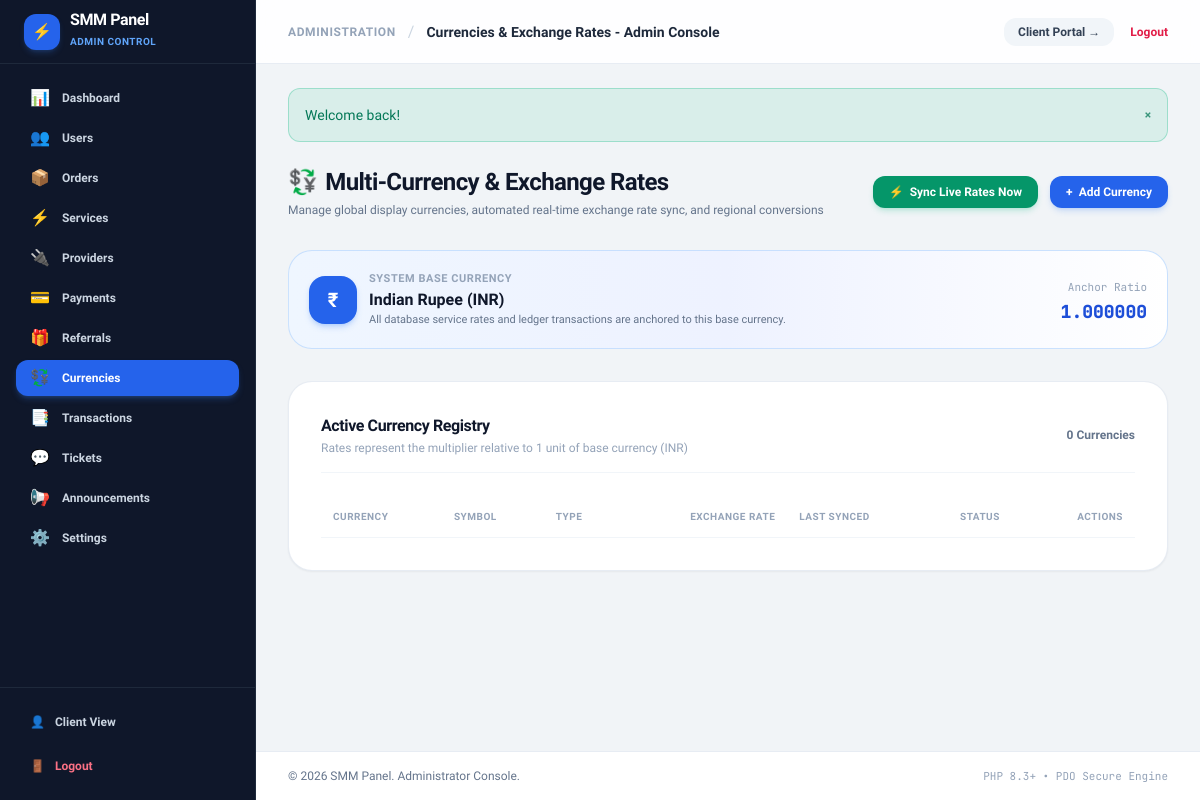
Before: /admin/currencies.php (signed in) with the older database file.
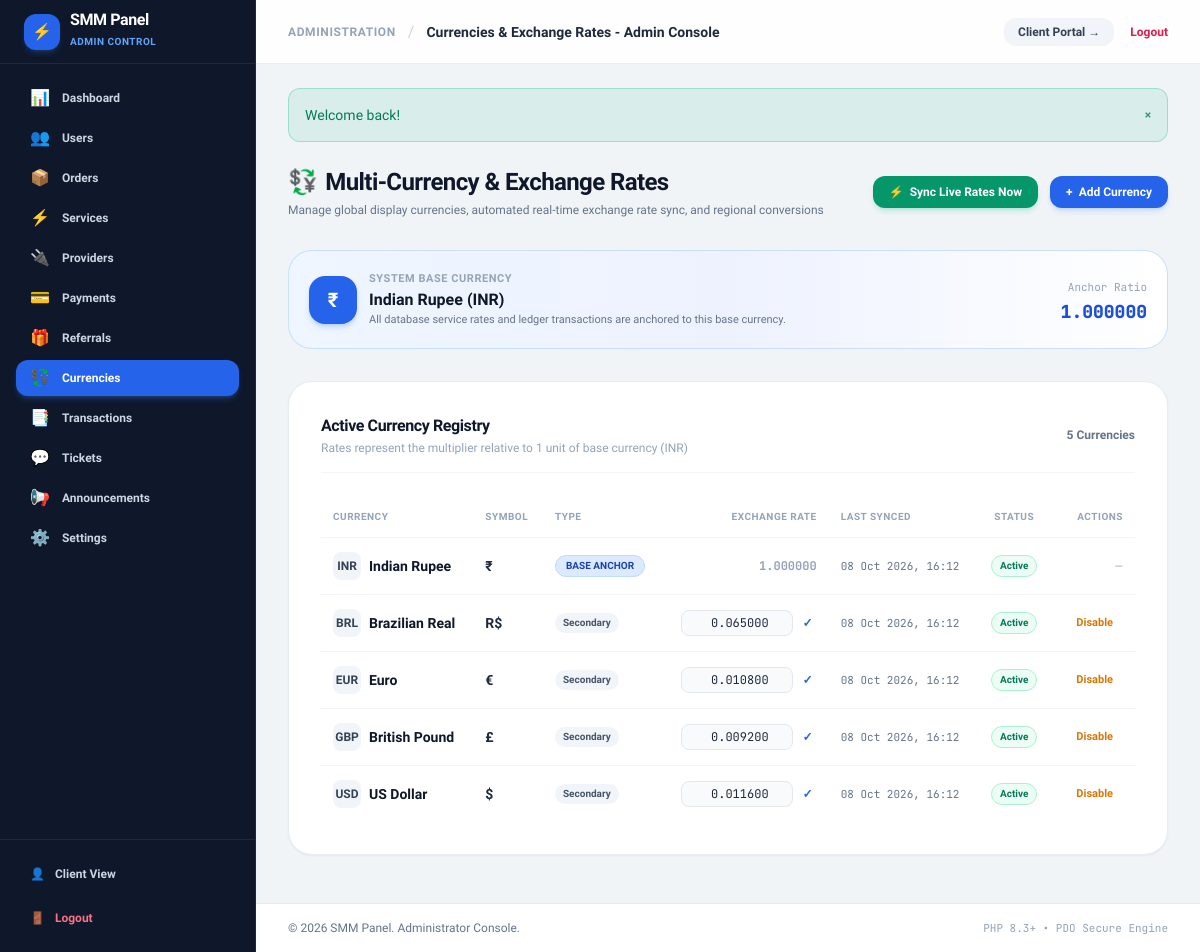
After: the same page with the newer database file.
### tables this page shows
CREATE TABLE `currencies` (
  `id` INT UNSIGNED AUTO_INCREMENT PRIMARY KEY,
  `code` VARCHAR(10) NOT NULL UNIQUE,
  `symbol` VARCHAR(10) NOT NULL,
  `name` VARCHAR(50) NOT NULL,
  `exchange_rate` DECIMAL(14, 6) NOT NULL DEFAULT 1.000000,
  `is_base` TINYINT(1) NOT NULL DEFAULT 0,
  `status` ENUM('active', 'inactive') NOT NULL DEFAULT 'active',
  `created_at` TIMESTAMP DEFAULT CURRENT_TIMESTAMP,
  `updated_at` TIMESTAMP DEFAULT CURRENT_TIMESTAMP ON UPDATE CURRENT_TIMESTAMP,
  INDEX `idx_currency_code` (`code`)
);

### includes/functions.php (called while the page is built, shortened)
<?php
function e(?string $string): string {
    return htmlspecialchars((string)$string, ENT_QUOTES, 'UTF-8');
}
    ?>

### admin/currencies.php (the view, shortened to what the rows shown need)
<?php
require_once __DIR__ . '/../includes/functions.php';
$db = Database::getConnection();
$currencies = $db->query("SELECT * FROM currencies ORDER BY is_base DESC, code ASC")->fetchAll();
$baseCurrency = null;
foreach ($currencies as $c) {
    if (!empty($c['is_base'])) {
        $baseCurrency = $c;
        break;
    }
}
require_once __DIR__ . '/../includes/header.php';
?>
<div class="max-w-6xl mx-auto my-6 space-y-8">
    <div class="flex flex-col sm:flex-row sm:items-center justify-between gap-4">
        <div>
            <h1 class="text-2xl font-black text-slate-900 tracking-tight flex items-center gap-2">
                <span>💱</span> Multi-Currency &amp; Exchange Rates
            </h1>
        </div>
    </div>
    <div class="p-5 rounded-3xl bg-gradient-to-r from-blue-50 via-indigo-50 to-white border border-blue-200/80 shadow-xs flex flex-col sm:flex-row sm:items-center justify-between gap-4">
        <div class="flex items-center gap-3">
            <div class="w-12 h-12 rounded-2xl bg-blue-600 text-white flex items-center justify-center font-black text-xl shadow-md shadow-blue-500/25">
                <?= e($baseCurrency['symbol'] ?? '₹') ?>
            </div>
            <div>
                <span class="text-[11px] font-bold text-slate-400 uppercase tracking-wider block">System Base Currency</span>
                <span class="text-base font-extrabold text-slate-900">
                    <?= e($baseCurrency['name'] ?? 'Indian Rupee') ?> (<?= e($baseCurrency['code'] ?? 'INR') ?>)
                </span>
                <span class="text-[11px] text-slate-500 block">All database service rates and ledger transactions are anchored to this base currency.</span>
            </div>
        </div>
    </div>
    <div class="bg-white rounded-3xl p-6 sm:p-8 border border-slate-200/80 shadow-sm space-y-6">
        <div class="flex items-center justify-between pb-4 border-b border-slate-100">
            <div>
                <h2 class="text-base font-extrabold text-slate-900 tracking-tight">Active Currency Registry</h2>
                <p class="text-xs text-slate-400 mt-0.5">Rates represent the multiplier relative to 1 unit of base currency (<?= e($baseCurrency['code'] ?? 'INR') ?>)</p>
            </div>
        </div>
        <div class="overflow-x-auto">
            <table class="w-full text-left text-xs">
                <thead>
                    <tr class="text-slate-400 border-b border-slate-100 pb-3 uppercase text-[10px] font-bold tracking-wider">
                        <th class="py-3 px-3">Currency</th>
                        <th class="py-3 px-3">Symbol</th>
                        <th class="py-3 px-3">Type</th>
                        <th class="py-3 px-3 text-right">Exchange Rate</th>
                        <th class="py-3 px-3">Last Synced</th>
                        <th class="py-3 px-3 text-center">Status</th>
                        <th class="py-3 px-3 text-right">Actions</th>
                    </tr>
                </thead>
                <tbody class="divide-y divide-slate-100">
                    <?php foreach ($currencies as $curr): ?>
                        <tr class="hover:bg-slate-50/70 transition-colors">
                            <td class="py-3.5 px-3">
                                <div class="font-extrabold text-slate-900 text-sm flex items-center gap-2">
                                    <span class="w-7 h-7 rounded-lg bg-slate-100 text-slate-700 flex items-center justify-center font-bold text-xs"><?= e($curr['code']) ?></span>
                                    <span><?= e($curr['name']) ?></span>
                                </div>
                            </td>
                            <td class="py-3.5 px-3 font-bold text-slate-800 text-sm">
                                <?= e($curr['symbol']) ?>
                            </td>
                            <td class="py-3.5 px-3">
                                <?php if (!empty($curr['is_base'])): ?>
                                    <span class="inline-flex items-center px-2.5 py-0.5 rounded-full text-[10px] font-black bg-blue-100 text-blue-800 border border-blue-200">
                                        BASE ANCHOR
                                    </span>
                                <?php else: ?>
                                    <span class="inline-flex items-center px-2 py-0.5 rounded-full text-[10px] font-semibold bg-slate-100 text-slate-600">
                                        Secondary
                                    </span>
                                <?php endif; ?>
                            </td>
                            <td class="py-3.5 px-3 text-right">
                                <?php if (!empty($curr['is_base'])): ?>
                                    <span class="font-mono text-slate-400 font-bold">1.000000</span>
                                <?php else: ?>
                                    <form action="/admin/currencies.php" method="POST" class="inline-flex items-center gap-1.5 justify-end">
                                        <input type="number" step="0.000001" min="0.000001" name="exchange_rate" value="<?= e((string)$curr['exchange_rate']) ?>" class="w-28 px-2 py-1 bg-slate-50 border border-slate-200 rounded-lg text-xs font-mono text-right focus:ring-1 focus:ring-blue-500">
                                        <button type="submit" class="p-1 hover:bg-slate-100 rounded text-blue-600 font-bold" title="Save Rate">✓</button>
                                    </form>
                                <?php endif; ?>
                            </td>
                            <td class="py-3.5 px-3 text-slate-500 font-mono text-[11px] whitespace-nowrap">
                                <?= date('d M Y, H:i', strtotime($curr['updated_at'])) ?>
                            </td>
                            <td class="py-3.5 px-3 text-center">
                                <?php if ($curr['status'] === 'active'): ?>
                                    <span class="inline-flex items-center px-2 py-0.5 rounded-full text-[10px] font-bold bg-emerald-50 text-emerald-700 border border-emerald-200">
                                        Active
                                    </span>
                                <?php else: ?>
                                    <span class="inline-flex items-center px-2 py-0.5 rounded-full text-[10px] font-bold bg-slate-100 text-slate-500">
                                        Disabled
                                    </span>
                                <?php endif; ?>
                            </td>
                            <td class="py-3.5 px-3 text-right">
                                <?php if (empty($curr['is_base'])): ?>
                                    <form action="/admin/currencies.php" method="POST" class="inline">
                                        <button type="submit" class="px-2.5 py-1 rounded-lg text-[11px] font-semibold <?= $curr['status'] === 'active' ? 'text-amber-600 hover:bg-amber-50' : 'text-emerald-600 hover:bg-emerald-50' ?>">
                                            <?= $curr['status'] === 'active' ? 'Disable' : 'Enable' ?>
                                        </button>
                                    </form>
                                <?php else: ?>
                                    <span class="text-[11px] text-slate-400">—</span>
                                <?php endif; ?>
                            </td>
                        </tr>
                    <?php endforeach; ?>
                </tbody>
            </table>
        </div>
    </div>
</div>
<?php require_once __DIR__ . '/../includes/footer.php'; ?>

Changed rows visible on the page:
added currencies: symbol "₹", name "Indian Rupee", code "INR", is_base "BASE ANCHOR", updated_at "08 Oct 2026, 16:12", status "Active"
added currencies: code "BRL", name "Brazilian Real", symbol "R$", is_base "Secondary", exchange_rate "0.065000", updated_at "08 Oct 2026, 16:12", status "Active"
added currencies: code "EUR", name "Euro", symbol "€", is_base "Secondary", exchange_rate "0.010800", updated_at "08 Oct 2026, 16:12", status "Active"
added currencies: code "GBP", name "British Pound", symbol "£", is_base "Secondary", exchange_rate "0.009200", updated_at "08 Oct 2026, 16:12", status "Active"
added currencies: code "USD", name "US Dollar", symbol "$", is_base "Secondary", exchange_rate "0.011600", updated_at "08 Oct 2026, 16:12", status "Active"
Other visible differences:
count($currencies): "0" → "5"
$baseCurrency['symbol']: "₹" → (not shown)
$baseCurrency['name']: "Indian Rupee" → (not shown)
$baseCurrency['code']: "INR" → (not shown)
